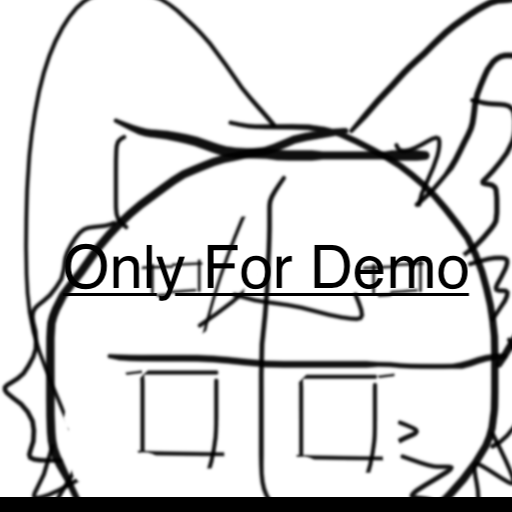
#> input picture TEST.png, 512 x 512 px
$ python main.py
#> lines starting #> are read from the running program, lines starting #| are printed output that depends on the picture
import numpy as np
import cv2
import matplotlib.pyplot as plt
img=cv2.imread('./TEST.png',cv2.IMREAD_GRAYSCALE) #Load image (e.g. C:/TEST.png)
#> img is the input picture: shape (512, 512); min 0, max 255, mean 215.3
f=np.fft.fft2(img)
fshift=np.fft.fftshift(f)
mg=20*np.log(np.abs(fshift)) #Convert to grayscale images of order 0-255
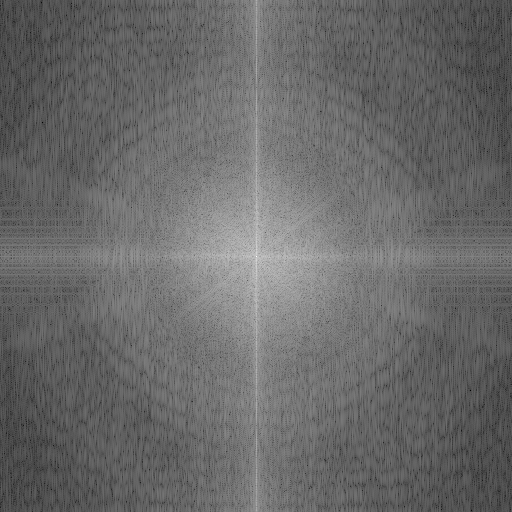
#> mg: shape (512, 512) float64; min 4.27, max 357, mean 150.5; drawn with min black and max white
plt.subplot(121)
plt.imshow(img,cmap='gray')
plt.title('original') #Title of the source image
plt.axis('off') #Do not show the axis
plt.subplot(122)
plt.imshow(mg,cmap='gray')
plt.title('result') #Title of the result image
plt.axis('off') #Do not show the axis
plt.show() #Show the result
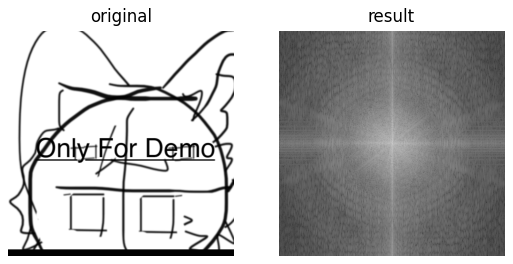
#> figure drawn by matplotlib, 2 panels
#----- End of the program -----
